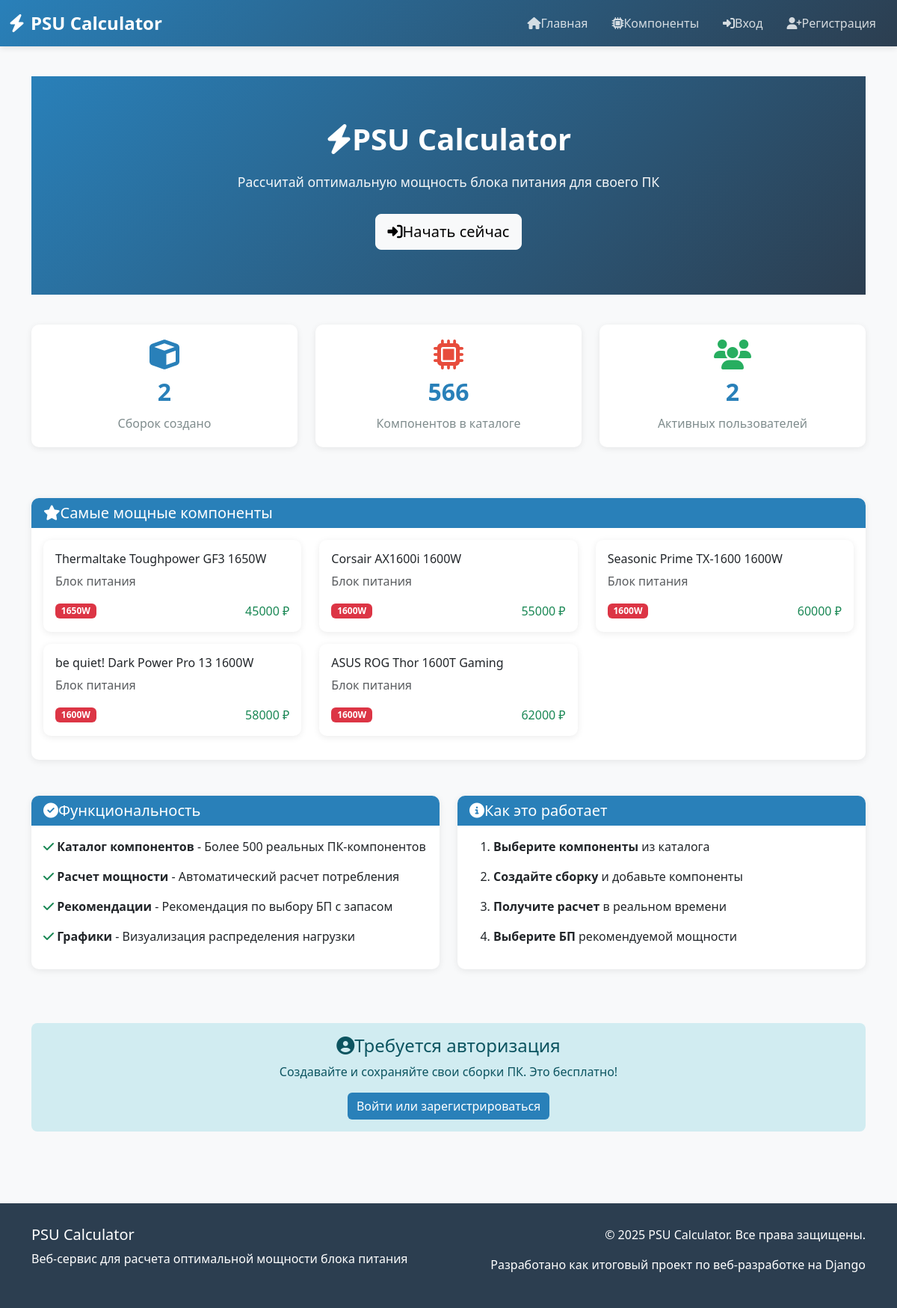
The page / on the database its author committed.
### calculator/models.py (models this page shows, shortened)
class Component(models.Model):
    name = models.CharField(
        max_length=200,
        verbose_name="Название компонента"
    )
    category = models.ForeignKey(
        Category,
        on_delete=models.CASCADE,
        related_name='components',
        verbose_name="Категория"
    )
    power_draw = models.IntegerField(
        validators=[MinValueValidator(1)],
        verbose_name="Энергопотребление (Вт)",
        help_text="TDP или типичное потребление в Ваттах"
    )
    peak_power = models.IntegerField(
        default=0,
        validators=[MinValueValidator(0)],
        verbose_name="Пиковое потребление (Вт)",
        help_text="Максимальное потребление при пиковых нагрузках"
    )
    recommended_psu = models.IntegerField(
        default=0,
        validators=[MinValueValidator(0)],
        verbose_name="Рекомендованная мощность БП (Вт)",
        help_text="Рекомендованная мощность блока питания для этого компонента"
    )
    psu_wattage = models.IntegerField(
        default=0,
        validators=[MinValueValidator(0)],
        verbose_name="Мощность БП (Вт)",
        help_text="Номинальная мощность для блоков питания (берёт power_draw если не указано)"
    )
    price = models.IntegerField(
        null=True,
        blank=True,
        validators=[MinValueValidator(0)],
        verbose_name="Средняя цена (₽)"
    )
    form_factor = models.CharField(
        max_length=100,
        blank=True,
        null=True,
        help_text="Форм-фактор (напр. AM5, LGA1700, ITX, ATX)"
    )
    description = models.TextField(
        blank=True,
        default="",
        verbose_name="Характеристики"
    )
    created_at = models.DateTimeField(
        auto_now_add=True,
        verbose_name="Дата добавления"
    )
    class Meta:
        ordering = ['category', 'name']
        verbose_name = "Компонент"
        verbose_name_plural = "Компоненты"
        indexes = [
            models.Index(fields=['category']),
        ]

class Category(models.Model):
    name = models.CharField(
        max_length=100,
        unique=True,
        verbose_name="Название категории"
    )
    slug = models.SlugField(
        unique=True,
        verbose_name="URL-идентификатор"
    )
    description = models.TextField(
        blank=True,
        default="",
        verbose_name="Описание"
    )
    icon = models.CharField(
        max_length=50,
        default="fa-microchip",
        help_text="Bootstrap icon class (например: fa-microchip)"
    )
    class Meta:
        ordering = ['name']
        verbose_name = "Категория"
        verbose_name_plural = "Категории"

### calculator/views.py (the view)
# urls.py: path('', views.index, name='index'),
def index(request):
    total_builds = Build.objects.count()
    total_components = Component.objects.count()
    total_users = Build.objects.values('user').distinct().count()
    top_components = Component.objects.order_by('-power_draw')[:5]
    context = {
        'total_builds': total_builds,
        'total_components': total_components,
        'total_users': total_users,
        'top_components': top_components,
    }
    return render(request, 'calculator/index.html', context)

### calculator/templates/calculator/index.html (shortened to what this page needs)
{% extends 'calculator/base.html' %}
{% block content %}
<div class="hero">
    <h1><i class="fas fa-bolt"></i>PSU Calculator</h1>
    <p>Рассчитай оптимальную мощность блока питания для своего ПК</p>
    {% if not user.is_authenticated %}
    <a href="{% url 'login' %}" class="btn btn-light btn-lg">
        <i class="fas fa-sign-in-alt"></i>Начать сейчас
    </a>
    {% else %}
    <a href="{% url 'calculator:build_create' %}" class="btn btn-light btn-lg">
        <i class="fas fa-plus-circle"></i>Создать сборку
    </a>
    {% endif %}
</div>
<div class="row mb-5">
    <div class="col-md-4">
        <div class="stat-box">
            <i class="fas fa-cube" style="font-size: 2.5rem; color: #2980b9;"></i>
            <h3>{{ total_builds }}</h3>
            <p>Сборок создано</p>
        </div>
    </div>
    <div class="col-md-4">
        <div class="stat-box">
            <i class="fas fa-microchip" style="font-size: 2.5rem; color: #e74c3c;"></i>
            <h3>{{ total_components }}</h3>
            <p>Компонентов в каталоге</p>
        </div>
    </div>
    <div class="col-md-4">
        <div class="stat-box">
            <i class="fas fa-users" style="font-size: 2.5rem; color: #27ae60;"></i>
            <h3>{{ total_users }}</h3>
            <p>Активных пользователей</p>
        </div>
    </div>
</div>
{% if top_components %}
<div class="row">
    <div class="col-12">
        <div class="card">
            <div class="card-header">
                <h5 class="mb-0"><i class="fas fa-star"></i>Самые мощные компоненты</h5>
            </div>
            <div class="card-body">
                <div class="row">
                    {% for component in top_components %}
                    <div class="col-md-4 mb-3">
                        <div class="card h-100">
                            <div class="card-body">
                                <h6 class="card-title">{{ component.name }}</h6>
                                <p class="card-text text-muted">{{ component.category.name }}</p>
                                <div class="d-flex justify-content-between align-items-center">
                                    <span class="badge bg-danger">
                                        {{ component.power_draw }}W
                                    </span>
                                    {% if component.price %}
                                    <span class="text-success">{{ component.price }} ₽</span>
                                    {% endif %}
                                </div>
                            </div>
                        </div>
                    </div>
                    {% endfor %}
                </div>
            </div>
        </div>
    </div>
</div>
{% endif %}
<div class="row mt-5">
    <div class="col-md-6">
        <div class="card mb-4">
            <div class="card-header">
                <h5 class="mb-0"><i class="fas fa-check-circle"></i>Функциональность</h5>
            </div>
            <div class="card-body">
                <ul class="list-unstyled">
                    <li class="mb-3">
                        <i class="fas fa-check text-success"></i>
                        <strong>Каталог компонентов</strong> - Более 500 реальных ПК-компонентов
                    </li>
                    <li class="mb-3">
                        <i class="fas fa-check text-success"></i>
                        <strong>Расчет мощности</strong> - Автоматический расчет потребления
                    </li>
                    <li class="mb-3">
                        <i class="fas fa-check text-success"></i>
                        <strong>Рекомендации</strong> - Рекомендация по выбору БП с запасом
                    </li>
                    <li class="mb-3">
                        <i class="fas fa-check text-success"></i>
                        <strong>Графики</strong> - Визуализация распределения нагрузки
                    </li>
                </ul>
            </div>
        </div>
    </div>
    <div class="col-md-6">
        <div class="card mb-4">
            <div class="card-header">
                <h5 class="mb-0"><i class="fas fa-info-circle"></i>Как это работает</h5>
            </div>
            <div class="card-body">
                <ol>
                    <li class="mb-3">
                        <strong>Выберите компоненты</strong> из каталога
                    </li>
                    <li class="mb-3">
                        <strong>Создайте сборку</strong> и добавьте компоненты
                    </li>
                    <li class="mb-3">
                        <strong>Получите расчет</strong> в реальном времени
                    </li>
                    <li class="mb-3">
                        <strong>Выберите БП</strong> рекомендуемой мощности
                    </li>
                </ol>
            </div>
        </div>
    </div>
</div>
{% if not user.is_authenticated %}
<div class="alert alert-info text-center mt-5">
    <h4><i class="fas fa-user-circle"></i>Требуется авторизация</h4>
    <p>Создавайте и сохраняйте свои сборки ПК. Это бесплатно!</p>
    <a href="{% url 'login' %}" class="btn btn-primary">Войти или зарегистрироваться</a>
</div>
{% endif %}
{% endblock %}

### calculator/templates/calculator/base.html (shortened to what this page needs)
{% load static %}
<!DOCTYPE html>
<html lang="ru">
<head>
    <link href="https://cdn.jsdelivr.net/npm/bootstrap@5.3.0/dist/css/bootstrap.min.css" rel="stylesheet">
    <link rel="stylesheet" href="https://cdnjs.cloudflare.com/ajax/libs/font-awesome/6.4.0/css/all.min.css">
</head>
<body>
    <nav class="navbar navbar-expand-lg navbar-dark sticky-top">
        <div class="container-fluid">
            <a class="navbar-brand" href="{% url 'calculator:index' %}">
                <i class="fas fa-bolt"></i>PSU Calculator
            </a>
            <div class="collapse navbar-collapse" id="navbarNav">
                <ul class="navbar-nav ms-auto">
                    <li class="nav-item">
                        <a class="nav-link" href="{% url 'calculator:index' %}">
                            <i class="fas fa-home"></i>Главная
                        </a>
                    </li>
                    <li class="nav-item">
                        <a class="nav-link" href="{% url 'calculator:component_list' %}">
                            <i class="fas fa-microchip"></i>Компоненты
                        </a>
                    </li>
                    {% if user.is_authenticated %}
                    <li class="nav-item">
                        <a class="nav-link" href="{% url 'calculator:build_list' %}">
                            <i class="fas fa-cube"></i>Мои сборки
                        </a>
                    </li>
                    <li class="nav-item">
                        <a class="nav-link" href="{% url 'calculator:build_create' %}">
                            <i class="fas fa-plus-circle"></i>Создать
                        </a>
                    </li>
                    <li class="nav-item dropdown">
                        <a class="nav-link dropdown-toggle" href="#" id="userDropdown" role="button" data-bs-toggle="dropdown">
                            <i class="fas fa-user-circle"></i>{{ user.username }}
                        </a>
                        <ul class="dropdown-menu dropdown-menu-end" aria-labelledby="userDropdown">
                            {% if user.is_staff %}
                            <li><a class="dropdown-item" href="{% url 'admin:index' %}">
                                <i class="fas fa-cog"></i>Админ-панель
                            </a></li>
                            <li><hr class="dropdown-divider"></li>
                            {% endif %}
                            <li><form method="post" action="{% url 'logout' %}" style="display:inline;">
                            {% csrf_token %}
                            <button type="submit" class="dropdown-item">
                                <i class="fas fa-sign-out-alt"></i>Выход
                            </button>
                            </form>
                            </li>
                        </ul>
                    </li>
                    {% else %}
                    <li class="nav-item">
                        <a class="nav-link" href="{% url 'calculator:login' %}">
                            <i class="fas fa-sign-in-alt"></i>Вход
                        </a>
                    </li>
                    <li class="nav-item">
                        <a class="nav-link" href="{% url 'calculator:register' %}">
                            <i class="fas fa-user-plus"></i>Регистрация
                        </a>
                    </li>
                    {% endif %}
                </ul>
            </div>
        </div>
    </nav>
    <main>
        <div class="container">
            {% block content %}{% endblock %}
        </div>
    </main>
    <footer>
        <div class="container">
            <div class="row">
                <div class="col-md-6">
                    <h5>PSU Calculator</h5>
                    <p>Веб-сервис для расчета оптимальной мощности блока питания</p>
                </div>
                <div class="col-md-6 text-md-end">
                    <p>&copy; 2025 PSU Calculator. Все права защищены.</p>
                    <p>Разработано как итоговый проект по веб-разработке на Django</p>
                </div>
            </div>
        </div>
    </footer>
</body>
</html>

### calculator/templates/calculator/base.html (style rules this page uses)
:root { --primary-color: #2980b9; --secondary-color: #e74c3c; --success-color: #27ae60; --warning-color: #f39c12; --dark-color: #2c3e50; --light-color: #ecf0f1; }
* { margin: 0; padding: 0; box-sizing: border-box; }
body { font-family: 'Segoe UI', Tahoma, Geneva, Verdana, sans-serif; background-color: #f8f9fa; color: #333; }
.navbar { background: linear-gradient(135deg, var(--primary-color) 0%, var(--dark-color) 100%); box-shadow: 0 2px 8px rgba(0, 0, 0, 0.1); }
.navbar-brand { font-weight: bold; font-size: 1.5rem; color: white !important; }
.navbar-brand i { margin-right: 8px; }
.nav-link { color: rgba(255, 255, 255, 0.8) !important; transition: color 0.3s; margin: 0 8px; }
main { min-height: calc(100vh - 200px); padding: 40px 0; }
.hero { background: linear-gradient(135deg, var(--primary-color) 0%, var(--dark-color) 100%); color: white; padding: 60px 0; text-align: center; margin-bottom: 40px; border-radius: 0; }
.hero h1 { font-size: 2.5rem; font-weight: bold; margin-bottom: 20px; }
.hero p { font-size: 1.1rem; opacity: 0.95; margin-bottom: 30px; }
.card { border: none; border-radius: 10px; box-shadow: 0 2px 10px rgba(0, 0, 0, 0.08); transition: transform 0.3s, box-shadow 0.3s; }
.card-header { background-color: var(--primary-color); color: white; border-radius: 10px 10px 0 0 !important; border: none; }
.btn-primary { background-color: var(--primary-color); border: none; transition: all 0.3s; }
.alert { border-radius: 8px; border: none; }
.alert-info { background-color: #d1ecf1; color: #0c5460; }
footer { background-color: var(--dark-color); color: white; padding: 30px 0; margin-top: 40px; }
.stat-box { background: white; padding: 20px; border-radius: 10px; text-align: center; box-shadow: 0 2px 8px rgba(0, 0, 0, 0.08); margin-bottom: 20px; }
.stat-box h3 { color: var(--primary-color); font-size: 2rem; font-weight: bold; margin: 10px 0; }
.stat-box p { color: #7f8c8d; margin: 0; }

### rows shown on the page
Component: name "Thermaltake Toughpower GF3 1650W", category.name "Блок питания", power_draw "1650", price "45000"
Component: name "Corsair AX1600i 1600W", category.name "Блок питания", power_draw "1600", price "55000"
Component: name "Seasonic Prime TX-1600 1600W", category.name "Блок питания", power_draw "1600", price "60000"
Component: name "be quiet! Dark Power Pro 13 1600W", category.name "Блок питания", power_draw "1600", price "58000"
Component: name "ASUS ROG Thor 1600T Gaming", category.name "Блок питания", power_draw "1600", price "62000"

### other values the page prints
{{ total_builds }} "2"
{{ total_components }} "566"
{{ total_users }} "2"
